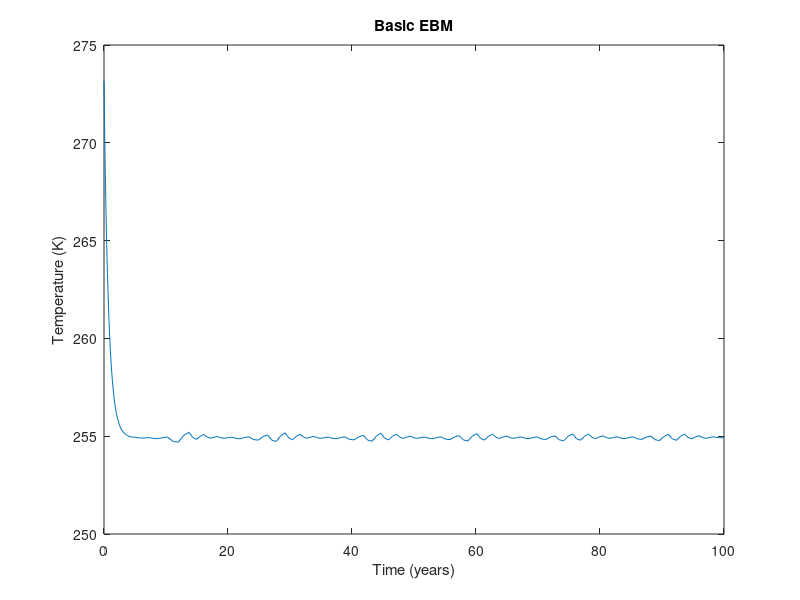
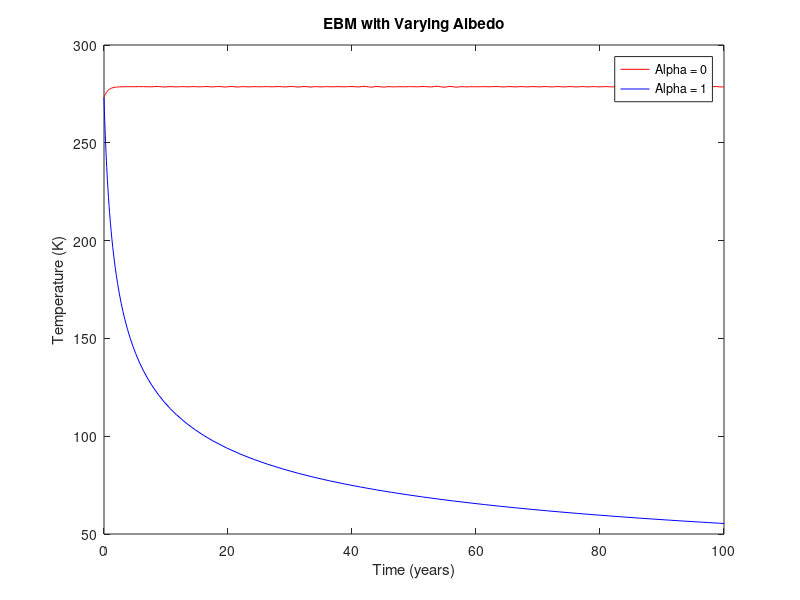
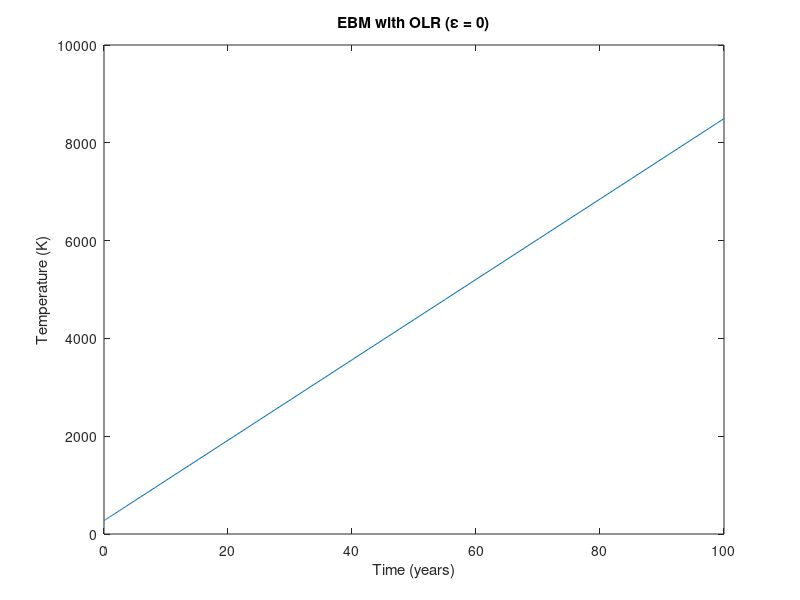
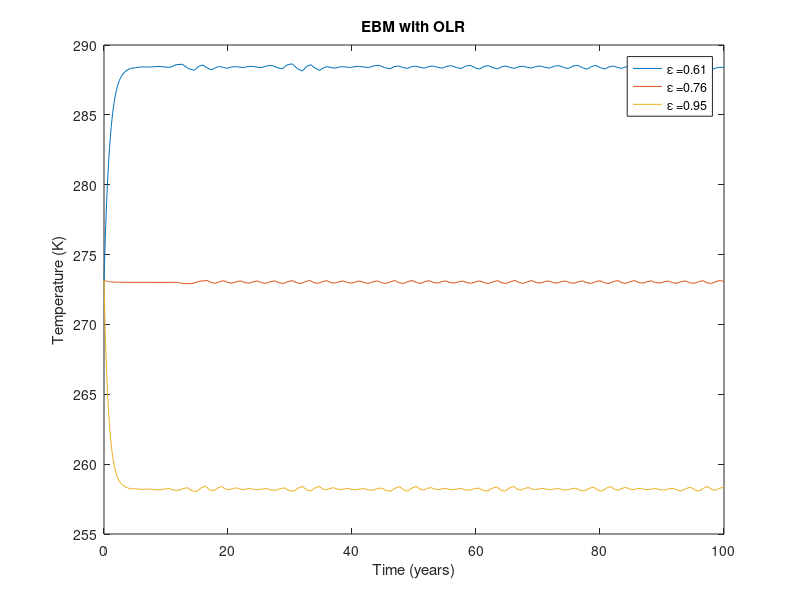

The MATLAB source for these figures, in order:
% Global Temperature Modeling (INFO-F305)
% This script contains models for simulating the global average temperature.


% Define constants and initial conditions
R = 2.912; % Heat capacity (W-yr/m^2/K)
Q = 342;   % Average global solar radiation (W/m^2)
alpha = 0.3; % Albedo of the planet
sigma = 5.67e-8; % Stefan-Boltzmann constant (W/m^2/K^4)
T0 = 273.15; % Starting from freezing point of water
tspan = [0, 100]; % Simulate for 100 years

% Solve and plot for basic EBM
[t, T] = ode45(@(t, T) (Q * (1 - alpha) - sigma * T^4) / R, tspan, T0);
plot(t, T);
title('Basic EBM');
xlabel('Time (years)');
ylabel('Temperature (K)');

% Solve and plot for varying albedo
tspan = [0, 100]; % Simulate for 1000 years
alpha1 = 0;
alpha2 = 1;
[t1, T1] = ode45(@(t, T) (Q * (1 - alpha1) - sigma * T^4) / R, tspan, T0);
[t2, T2] = ode45(@(t, T) (Q * (1 - alpha2) - sigma * T^4) / R, tspan, T0);
figure; % Open a new figure window
plot(t1, T1, 'r', t2, T2, 'b');
title('EBM with Varying Albedo');
xlabel('Time (years)');
ylabel('Temperature (K)');
legend('Alpha = 0', 'Alpha = 1');

% EBM with OLR (epsilon = 0)
epsilon = 0.00; % Emissivity factor
[t3, T3] = ode45(@(t, T) (Q * (1 - alpha) - epsilon * sigma * T^4) / R, tspan, T0);
figure; % Open a new figure window
plot(t3, T3);
title('EBM with OLR (ε = 0)');
xlabel('Time (years)');
ylabel('Temperature (K)');

% EBM with OLR (different epsilon)
figure; % Open a new figure window

epsilons = [0.61, 0.76, 0.95];
legends = cell(1, 3);
for i = 1:length(epsilons)
    e = epsilons(i);
    [t, T] = ode45(@(t, T) (Q * (1 - alpha) - e * sigma * T^4) / R, tspan, T0);
    legends{i} = ['ε =', num2str(e)];
    plot(t, T);
    hold on;
end
hold off;

title('EBM with OLR');
legend(legends);
xlabel('Time (years)');
ylabel('Temperature (K)');
